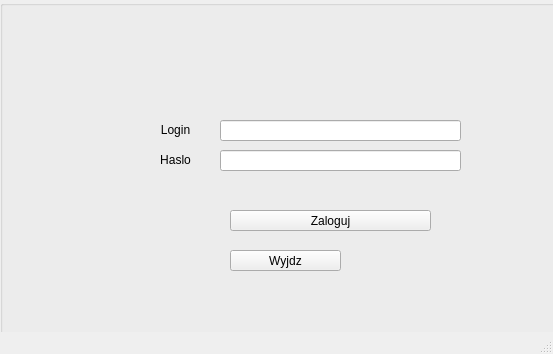
<?xml version="1.0" encoding="UTF-8"?>
<ui version="4.0">
 <class>MainWindow</class>
 <widget class="QMainWindow" name="MainWindow">
  <property name="geometry">
   <rect>
    <x>0</x>
    <y>0</y>
    <width>553</width>
    <height>354</height>
   </rect>
  </property>
  <property name="windowTitle">
   <string>MainWindow</string>
  </property>
  <widget class="QWidget" name="centralwidget">
   <widget class="QGroupBox" name="groupBox">
    <property name="geometry">
     <rect>
      <x>0</x>
      <y>0</y>
      <width>761</width>
      <height>341</height>
     </rect>
    </property>
    <property name="title">
     <string/>
    </property>
    <widget class="QLabel" name="label">
     <property name="geometry">
      <rect>
       <x>140</x>
       <y>120</y>
       <width>71</width>
       <height>20</height>
      </rect>
     </property>
     <property name="text">
      <string>Login</string>
     </property>
     <property name="alignment">
      <set>Qt::AlignmentFlag::AlignCenter</set>
     </property>
    </widget>
    <widget class="QLabel" name="label_2">
     <property name="geometry">
      <rect>
       <x>140</x>
       <y>150</y>
       <width>71</width>
       <height>20</height>
      </rect>
     </property>
     <property name="text">
      <string>Haslo</string>
     </property>
     <property name="alignment">
      <set>Qt::AlignmentFlag::AlignCenter</set>
     </property>
    </widget>
    <widget class="QLineEdit" name="lineEdit_Login">
     <property name="geometry">
      <rect>
       <x>220</x>
       <y>120</y>
       <width>241</width>
       <height>21</height>
      </rect>
     </property>
    </widget>
    <widget class="QLineEdit" name="lineEdit_Password">
     <property name="geometry">
      <rect>
       <x>220</x>
       <y>150</y>
       <width>241</width>
       <height>21</height>
      </rect>
     </property>
     <property name="echoMode">
      <enum>QLineEdit::EchoMode::Normal</enum>
     </property>
    </widget>
    <widget class="QPushButton" name="pushButton_Login">
     <property name="geometry">
      <rect>
       <x>230</x>
       <y>210</y>
       <width>201</width>
       <height>21</height>
      </rect>
     </property>
     <property name="text">
      <string>Zaloguj</string>
     </property>
    </widget>
    <widget class="QPushButton" name="pushButton_Exit">
     <property name="geometry">
      <rect>
       <x>230</x>
       <y>250</y>
       <width>111</width>
       <height>21</height>
      </rect>
     </property>
     <property name="text">
      <string>Wyjdz</string>
     </property>
    </widget>
   </widget>
  </widget>
  <widget class="QMenuBar" name="menubar">
   <property name="geometry">
    <rect>
     <x>0</x>
     <y>0</y>
     <width>553</width>
     <height>21</height>
    </rect>
   </property>
  </widget>
  <widget class="QStatusBar" name="statusbar"/>
 </widget>
 <resources/>
 <connections/>
</ui>
